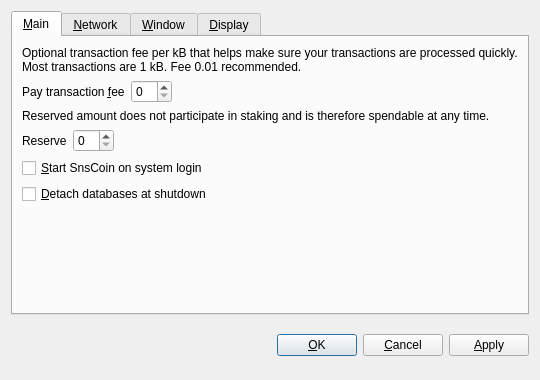
<?xml version="1.0" encoding="UTF-8"?>
<ui version="4.0">
 <class>OptionsDialog</class>
 <widget class="QDialog" name="OptionsDialog">
  <property name="geometry">
   <rect>
    <x>0</x>
    <y>0</y>
    <width>540</width>
    <height>380</height>
   </rect>
  </property>
  <property name="windowTitle">
   <string>Options</string>
  </property>
  <property name="modal">
   <bool>true</bool>
  </property>
  <layout class="QVBoxLayout" name="verticalLayout">
   <item>
    <widget class="QTabWidget" name="tabWidget">
     <property name="tabPosition">
      <enum>QTabWidget::North</enum>
     </property>
     <property name="currentIndex">
      <number>0</number>
     </property>
     <widget class="QWidget" name="tabMain">
      <attribute name="title">
       <string>&amp;Main</string>
      </attribute>
      <layout class="QVBoxLayout" name="verticalLayout_Main">
       <item>
        <widget class="QLabel" name="transactionFeeInfoLabel">
         <property name="text">
          <string>Optional transaction fee per kB that helps make sure your transactions are processed quickly. Most transactions are 1 kB. Fee 0.01 recommended.</string>
         </property>
         <property name="textFormat">
          <enum>Qt::PlainText</enum>
         </property>
         <property name="wordWrap">
          <bool>true</bool>
         </property>
        </widget>
       </item>
       <item>
        <layout class="QHBoxLayout" name="horizontalLayoutFee">
         <item>
          <widget class="QLabel" name="transactionFeeLabel">
           <property name="text">
            <string>Pay transaction &amp;fee</string>
           </property>
           <property name="textFormat">
            <enum>Qt::PlainText</enum>
           </property>
           <property name="buddy">
            <cstring>transactionFee</cstring>
           </property>
          </widget>
         </item>
         <item>
          <widget class="BitcoinAmountField" name="transactionFee"/>
         </item>
         <item>
          <spacer name="horizontalSpacerFee">
           <property name="orientation">
            <enum>Qt::Horizontal</enum>
           </property>
           <property name="sizeHint" stdset="0">
            <size>
             <width>40</width>
             <height>20</height>
            </size>
           </property>
          </spacer>
         </item>
        </layout>
       </item>
       <item>
        <widget class="QLabel" name="reserveBalanceInfoLabel">
         <property name="text">
          <string>Reserved amount does not participate in staking and is therefore spendable at any time.</string>
         </property>
         <property name="textFormat">
          <enum>Qt::PlainText</enum>
         </property>
         <property name="wordWrap">
          <bool>true</bool>
         </property>
        </widget>
       </item>
       <item>
        <layout class="QHBoxLayout" name="horizontalLayoutReserveBalance">
         <item>
          <widget class="QLabel" name="reserveBalanceLabel">
           <property name="text">
            <string>Reserve</string>
           </property>
           <property name="textFormat">
            <enum>Qt::PlainText</enum>
           </property>
           <property name="buddy">
            <cstring>reserveBalance</cstring>
           </property>
          </widget>
         </item>
         <item>
          <widget class="BitcoinAmountField" name="reserveBalance"/>
         </item>
         <item>
          <spacer name="horizontalSpacerReserveBalance">
           <property name="orientation">
            <enum>Qt::Horizontal</enum>
           </property>
           <property name="sizeHint" stdset="0">
            <size>
             <width>40</width>
             <height>20</height>
            </size>
           </property>
          </spacer>
         </item>
        </layout>
       </item>
       <item>
        <widget class="QCheckBox" name="bitcoinAtStartup">
         <property name="toolTip">
          <string>Automatically start SnsCoin after logging in to the system.</string>
         </property>
         <property name="text">
          <string>&amp;Start SnsCoin on system login</string>
         </property>
        </widget>
       </item>
       <item>
        <widget class="QCheckBox" name="detachDatabases">
         <property name="toolTip">
          <string>Detach block and address databases at shutdown. This means they can be moved to another data directory, but it slows down shutdown. The wallet is always detached.</string>
         </property>
         <property name="text">
          <string>&amp;Detach databases at shutdown</string>
         </property>
        </widget>
       </item>
       <item>
        <spacer name="verticalSpacer_Main">
         <property name="orientation">
          <enum>Qt::Vertical</enum>
         </property>
         <property name="sizeHint" stdset="0">
          <size>
           <width>20</width>
           <height>40</height>
          </size>
         </property>
        </spacer>
       </item>
      </layout>
     </widget>
     <widget class="QWidget" name="tabNetwork">
      <attribute name="title">
       <string>&amp;Network</string>
      </attribute>
      <layout class="QVBoxLayout" name="verticalLayout_Network">
       <item>
        <widget class="QCheckBox" name="mapPortUpnp">
         <property name="toolTip">
          <string>Automatically open the SnsCoin client port on the router. This only works when your router supports UPnP and it is enabled.</string>
         </property>
         <property name="text">
          <string>Map port using &amp;UPnP</string>
         </property>
        </widget>
       </item>
       <item>
        <widget class="QCheckBox" name="connectSocks">
         <property name="toolTip">
          <string>Connect to the SnsCoin network through a SOCKS proxy (e.g. when connecting through Tor).</string>
         </property>
         <property name="text">
          <string>&amp;Connect through SOCKS proxy:</string>
         </property>
        </widget>
       </item>
       <item>
        <layout class="QHBoxLayout" name="horizontalLayout_Network">
         <item>
          <widget class="QLabel" name="proxyIpLabel">
           <property name="text">
            <string>Proxy &amp;IP:</string>
           </property>
           <property name="textFormat">
            <enum>Qt::PlainText</enum>
           </property>
           <property name="buddy">
            <cstring>proxyIp</cstring>
           </property>
          </widget>
         </item>
         <item>
          <widget class="QValidatedLineEdit" name="proxyIp">
           <property name="maximumSize">
            <size>
             <width>140</width>
             <height>16777215</height>
            </size>
           </property>
           <property name="toolTip">
            <string>IP address of the proxy (e.g. 127.0.0.1)</string>
           </property>
          </widget>
         </item>
         <item>
          <widget class="QLabel" name="proxyPortLabel">
           <property name="text">
            <string>&amp;Port:</string>
           </property>
           <property name="textFormat">
            <enum>Qt::PlainText</enum>
           </property>
           <property name="buddy">
            <cstring>proxyPort</cstring>
           </property>
          </widget>
         </item>
         <item>
          <widget class="QLineEdit" name="proxyPort">
           <property name="maximumSize">
            <size>
             <width>55</width>
             <height>16777215</height>
            </size>
           </property>
           <property name="toolTip">
            <string>Port of the proxy (e.g. 9050)</string>
           </property>
          </widget>
         </item>
         <item>
          <widget class="QLabel" name="socksVersionLabel">
           <property name="text">
            <string>SOCKS &amp;Version:</string>
           </property>
           <property name="textFormat">
            <enum>Qt::PlainText</enum>
           </property>
           <property name="buddy">
            <cstring>socksVersion</cstring>
           </property>
          </widget>
         </item>
         <item>
          <widget class="QValueComboBox" name="socksVersion">
           <property name="toolTip">
            <string>SOCKS version of the proxy (e.g. 5)</string>
           </property>
          </widget>
         </item>
         <item>
          <spacer name="horizontalSpacer_Network">
           <property name="orientation">
            <enum>Qt::Horizontal</enum>
           </property>
           <property name="sizeHint" stdset="0">
            <size>
             <width>40</width>
             <height>20</height>
            </size>
           </property>
          </spacer>
         </item>
        </layout>
       </item>
       <item>
        <spacer name="verticalSpacer_Network">
         <property name="orientation">
          <enum>Qt::Vertical</enum>
         </property>
         <property name="sizeHint" stdset="0">
          <size>
           <width>20</width>
           <height>40</height>
          </size>
         </property>
        </spacer>
       </item>
      </layout>
     </widget>
     <widget class="QWidget" name="tabWindow">
      <attribute name="title">
       <string>&amp;Window</string>
      </attribute>
      <layout class="QVBoxLayout" name="verticalLayout_Window">
       <item>
        <widget class="QCheckBox" name="minimizeToTray">
         <property name="toolTip">
          <string>Show only a tray icon after minimizing the window.</string>
         </property>
         <property name="text">
          <string>&amp;Minimize to the tray instead of the taskbar</string>
         </property>
        </widget>
       </item>
       <item>
        <widget class="QCheckBox" name="minimizeOnClose">
         <property name="toolTip">
          <string>Minimize instead of exit the application when the window is closed. When this option is enabled, the application will be closed only after selecting Quit in the menu.</string>
         </property>
         <property name="text">
          <string>M&amp;inimize on close</string>
         </property>
        </widget>
       </item>
       <item>
        <spacer name="verticalSpacer_Window">
         <property name="orientation">
          <enum>Qt::Vertical</enum>
         </property>
         <property name="sizeHint" stdset="0">
          <size>
           <width>20</width>
           <height>40</height>
          </size>
         </property>
        </spacer>
       </item>
      </layout>
     </widget>
     <widget class="QWidget" name="tabDisplay">
      <attribute name="title">
       <string>&amp;Display</string>
      </attribute>
      <layout class="QVBoxLayout" name="verticalLayout_Display">
       <item>
        <layout class="QHBoxLayout" name="horizontalLayout_1_Display">
         <item>
          <widget class="QLabel" name="langLabel">
           <property name="text">
            <string>User Interface &amp;language:</string>
           </property>
           <property name="textFormat">
            <enum>Qt::PlainText</enum>
           </property>
           <property name="buddy">
            <cstring>lang</cstring>
           </property>
          </widget>
         </item>
         <item>
          <widget class="QValueComboBox" name="lang">
           <property name="toolTip">
            <string>The user interface language can be set here. This setting will take effect after restarting SnsCoin.</string>
           </property>
          </widget>
         </item>
        </layout>
       </item>
       <item>
        <layout class="QHBoxLayout" name="horizontalLayout_2_Display">
         <item>
          <widget class="QLabel" name="unitLabel">
           <property name="text">
            <string>&amp;Unit to show amounts in:</string>
           </property>
           <property name="textFormat">
            <enum>Qt::PlainText</enum>
           </property>
           <property name="buddy">
            <cstring>unit</cstring>
           </property>
          </widget>
         </item>
         <item>
          <widget class="QValueComboBox" name="unit">
           <property name="toolTip">
            <string>Choose the default subdivision unit to show in the interface and when sending coins.</string>
           </property>
          </widget>
         </item>
        </layout>
       </item>
       <item>
        <widget class="QCheckBox" name="displayAddresses">
         <property name="toolTip">
          <string>Whether to show SnsCoin addresses in the transaction list or not.</string>
         </property>
         <property name="text">
          <string>&amp;Display addresses in transaction list</string>
         </property>
        </widget>
       </item>
       <item>
        <widget class="QCheckBox" name="coinControlFeatures">
         <property name="toolTip">
          <string>Whether to show coin control features or not.</string>
         </property>
         <property name="text">
          <string>Display coin &amp;control features (experts only!)</string>
         </property>
        </widget>
       </item>
       <item>
        <spacer name="verticalSpacer_Display">
         <property name="orientation">
          <enum>Qt::Vertical</enum>
         </property>
         <property name="sizeHint" stdset="0">
          <size>
           <width>20</width>
           <height>40</height>
          </size>
         </property>
        </spacer>
       </item>
      </layout>
     </widget>
    </widget>
   </item>
   <item>
    <layout class="QHBoxLayout" name="horizontalLayout_Buttons">
     <item>
      <spacer name="horizontalSpacer_1">
       <property name="orientation">
        <enum>Qt::Horizontal</enum>
       </property>
       <property name="sizeHint" stdset="0">
        <size>
         <width>40</width>
         <height>48</height>
        </size>
       </property>
      </spacer>
     </item>
     <item>
      <widget class="QLabel" name="statusLabel">
       <property name="font">
        <font>
         <weight>75</weight>
         <bold>true</bold>
        </font>
       </property>
       <property name="text">
        <string/>
       </property>
       <property name="textFormat">
        <enum>Qt::PlainText</enum>
       </property>
       <property name="wordWrap">
        <bool>true</bool>
       </property>
      </widget>
     </item>
     <item>
      <spacer name="horizontalSpacer_2">
       <property name="orientation">
        <enum>Qt::Horizontal</enum>
       </property>
       <property name="sizeHint" stdset="0">
        <size>
         <width>40</width>
         <height>48</height>
        </size>
       </property>
      </spacer>
     </item>
     <item>
      <widget class="QPushButton" name="okButton">
       <property name="text">
        <string>&amp;OK</string>
       </property>
      </widget>
     </item>
     <item>
      <widget class="QPushButton" name="cancelButton">
       <property name="text">
        <string>&amp;Cancel</string>
       </property>
       <property name="autoDefault">
        <bool>false</bool>
       </property>
      </widget>
     </item>
     <item>
      <widget class="QPushButton" name="applyButton">
       <property name="text">
        <string>&amp;Apply</string>
       </property>
       <property name="autoDefault">
        <bool>false</bool>
       </property>
      </widget>
     </item>
    </layout>
   </item>
  </layout>
 </widget>
 <customwidgets>
  <customwidget>
   <class>BitcoinAmountField</class>
   <extends>QSpinBox</extends>
   <header>bitcoinamountfield.h</header>
  </customwidget>
  <customwidget>
   <class>QValueComboBox</class>
   <extends>QComboBox</extends>
   <header>qvaluecombobox.h</header>
  </customwidget>
  <customwidget>
   <class>QValidatedLineEdit</class>
   <extends>QLineEdit</extends>
   <header>qvalidatedlineedit.h</header>
  </customwidget>
 </customwidgets>
 <resources/>
 <connections/>
</ui>
